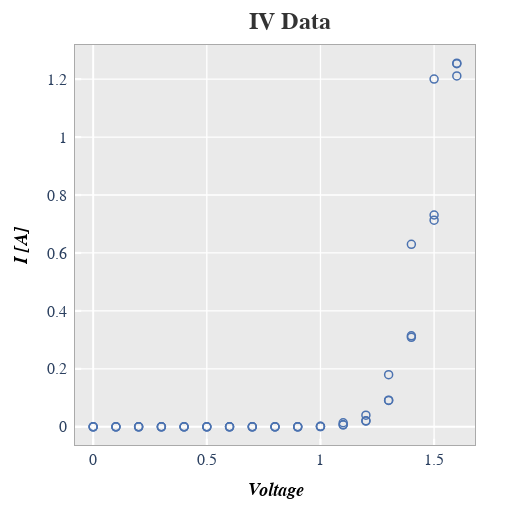

Here is the notebook cell this chart was saved with:
### Markdown cell above
#### Filtered

### Code cell
fcp.plot(df_xy, x='Voltage', y='I [A]', title='IV Data', lines=False,
         filter='Substrate=="Si" & Target Wavelength==450 & Boost Level==0.2 & Temperature [C]==25')

### Figure 1 — Plotly figure (JSON) as saved in the notebook; plotly's stock layout.template omitted (floating-point values rounded to 4 significant figures)
{"data": [{"line": {"width": 1.2}, "marker": {"color": "#4b72b0", "line": {"color": "#4b72b0", "width": 1.5}, "size": 8, "symbol": "circle-open"}, "mode": "markers", "showlegend": true, "type": "scatter", "x": [0.0, 0.1, 0.2, 0.3, 0.4, 0.5, 0.6, 0.7, 0.8, 0.9, 1.0, 1.1, 1.2, 1.3, 1.4, 1.5, 1.6, 0.0, 0.1, 0.2, 0.3, 0.4, 0.5, 0.6, 0.7, 0.8, 0.9, 1.0, 1.1, 1.2, 1.3, 1.4, 1.5, 1.6, 0.0, 0.1, 0.2, 0.3, 0.4, 0.5, 0.6, 0.7, 0.8, 0.9, 1.0, 1.1, 1.2, 1.3, 1.4, 1.5, 1.6], "xaxis": "x", "y": [0.0, 0.0, 0.0, 0.0, 0.0, 0.0, 0.0, 0.0, 0.0, 0.0, 0.001, 0.007, 0.021, 0.091, 0.314, 0.713, 1.253, 0.0, 0.0, 0.0, 0.0, 0.0, 0.0, 0.0, 0.0, 0.0, 0.0, 0.002, 0.014, 0.04, 0.18, 0.63, 1.2, 1.211, 0.0, 0.0, 0.0, 0.0, 0.0, 0.0, 0.0, 0.0, 0.0, 0.0, 0.001, 0.007, 0.02, 0.092, 0.309, 0.731, 1.255], "yaxis": "y"}], "layout": {"autosize": true, "height": 512, "margin": {"b": 66, "l": 75, "r": 36, "t": 44}, "modebar": {"bgcolor": "#ffffff", "orientation": "v"}, "paper_bgcolor": "#ffffff", "plot_bgcolor": "#eaeaea", "showlegend": false, "title": {"font": {"color": "#333333", "family": "sans-serif", "size": 24}, "text": "<b>IV Data</b>", "x": 0.5665, "xanchor": "center", "y": 0.9766}, "width": 511, "xaxis": {"anchor": "y", "domain": [0, 1], "gridcolor": "#ffffff", "griddash": "solid", "gridwidth": 1.3, "linecolor": "#aaaaaa", "linewidth": 1, "mirror": true, "range": [-0.08, 1.68], "showline": true, "showticklabels": true, "tickcolor": "#ffffff", "tickfont": {"family": "sans-serif", "size": 16}, "ticklen": 6.2, "ticks": "inside", "tickwidth": 2.2, "title": {"font": {"color": "#000000", "family": "sans-serif", "size": 18}, "standoff": 15, "text": "<i><b>Voltage</b></i>"}}, "yaxis": {"anchor": "x", "domain": [0.002488, 0.9975], "gridcolor": "#ffffff", "griddash": "solid", "gridwidth": 1.3, "linecolor": "#aaaaaa", "linewidth": 1, "mirror": true, "range": [-0.06275, 1.318], "showline": true, "showticklabels": true, "tickcolor": "#ffffff", "tickfont": {"family": "sans-serif", "size": 16}, "ticklen": 6.2, "ticks": "inside", "ticksuffix": " ", "tickwidth": 2.2, "title": {"font": {"color": "#000000", "family": "sans-serif", "size": 18}, "standoff": 15, "text": "<i><b>I [A]</b></i>"}}}}
